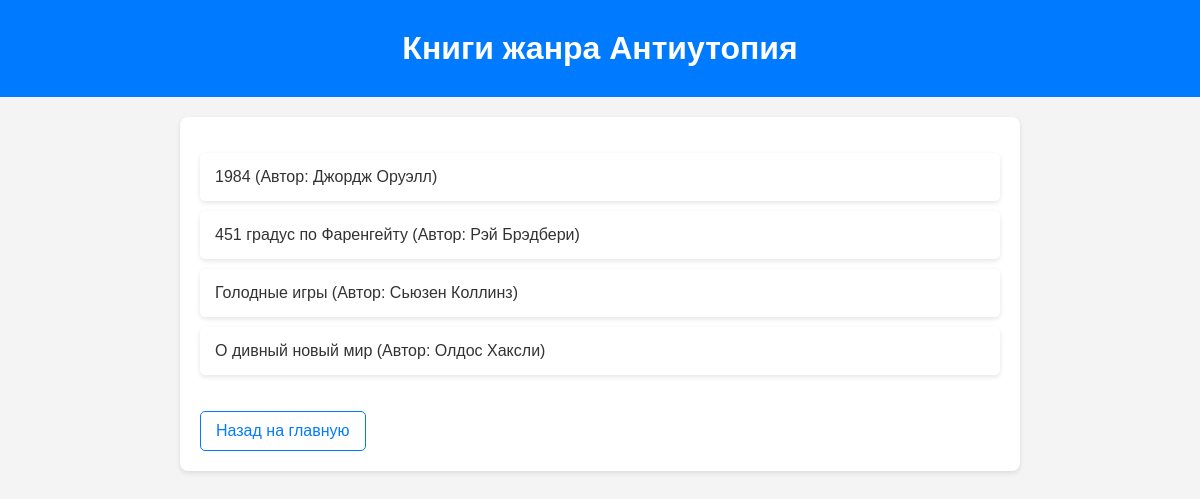
/genre/3, run on the app's committed database.
### models.py (models this page shows)
class Genre(db.Model):
    __tablename__ = 'genres'
    id = db.Column(db.Integer, primary_key=True)
    name = db.Column(db.String(100), unique=True, nullable=False)
    books = db.relationship('Book', backref='genre', lazy=True)

class Book(db.Model):
    __tablename__ = 'books'
    id = db.Column(db.Integer, primary_key=True)
    title = db.Column(db.String(200), nullable=False)
    author = db.Column(db.String(100), nullable=False)
    genre_id = db.Column(db.Integer, db.ForeignKey('genres.id'), nullable=False)
    is_read = db.Column(db.Boolean, default=False)
    created_at = db.Column(db.DateTime, default=datetime.utcnow)

### app.py (the view)
@app.route('/genre/<int:genre_id>')
def genre_view(genre_id):
    genre = Genre.query.get_or_404(genre_id)
    books = Book.query.filter_by(genre_id=genre_id).all()
    return render_template('genre.html', genre=genre, books=books)

### templates/genre.html (shortened to what this page needs)
<!DOCTYPE html>
<html lang="ru">
<head>
</head>
<body>
    <header>
        <h1>Книги жанра {{ genre.name }}</h1>
    </header>
    <main class="container">
        <ul>
            {% for book in books %}
                <li>{{ book.title }} (Автор: {{ book.author }})</li>
            {% endfor %}
        </ul>
        <a href="/">Назад на главную</a>
    </main>
</body>
</html>

### templates/genre.html (style rules this page uses)
body { font-family: Arial, sans-serif; margin: 0; padding: 0; background-color: #f4f4f4; color: #333; }
header { background: #007bff; color: white; padding: 10px 0; text-align: center; }
h1 { margin-top: 20px; margin-bottom: 20px; font-size: 2em; }
.container { max-width: 800px; margin: 20px auto; background-color: white; padding: 20px; border-radius: 8px; box-shadow: 0 2px 5px rgba(0, 0, 0, 0.1); }
ul { list-style-type: none; padding: 0; }
li { background: white; margin: 10px 0; padding: 15px; border-radius: 5px; box-shadow: 0 2px 5px rgba(0, 0, 0, 0.1); transition: background 0.3s; }
a { display: inline-block; margin-top: 20px; text-decoration: none; color: #007bff; padding: 10px 15px; border: 1px solid #007bff; border-radius: 5px; transition: background 0.3s, color 0.3s; }

### data on the page
Genre: name "Антиутопия"
Book: title "1984", author "Джордж Оруэлл"
Book: title "451 градус по Фаренгейту", author "Рэй Брэдбери"
Book: title "Голодные игры", author "Сьюзен Коллинз"
Book: title "О дивный новый мир", author "Олдос Хаксли"
